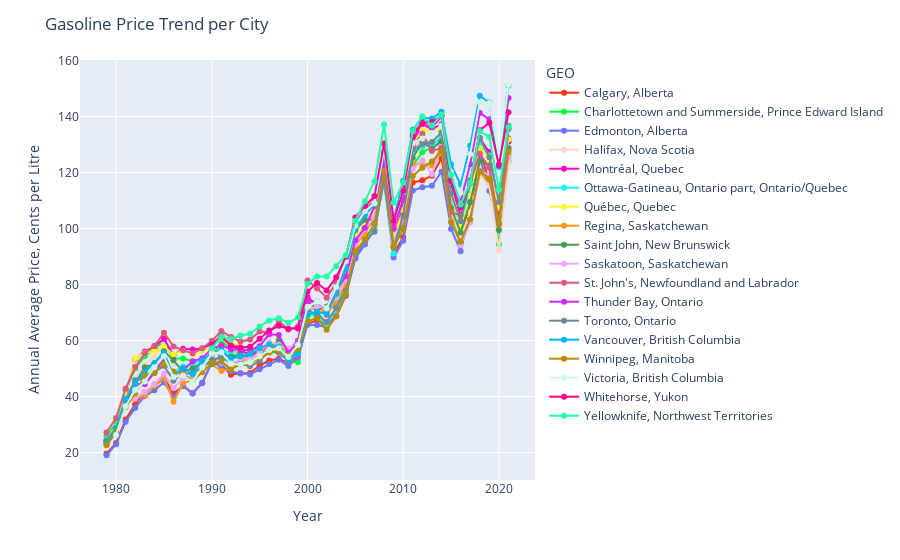

This figure's notebook cell:
### Code cell
fig = px.line(price_bycity
                   ,x='Year', y = "Value", 
                   color = "GEO", color_discrete_sequence=px.colors.qualitative.Light24)
fig.update_traces(mode='markers+lines')
fig.update_layout(
    title="Gasoline Price Trend per City",
    xaxis_title="Year",
    yaxis_title="Annual Average Price, Cents per Litre")
fig.show()

### Figure 1 — Plotly figure (JSON) as saved in the notebook; plotly's stock layout.template omitted (floating-point values rounded to 4 significant figures)
{"data": [{"hovertemplate": "GEO=Calgary, Alberta<br>Year=%{x}<br>Value=%{y}<extra></extra>", "legendgroup": "Calgary, Alberta", "line": {"color": "#FD3216", "dash": "solid"}, "marker": {"symbol": "circle"}, "mode": "markers+lines", "name": "Calgary, Alberta", "orientation": "v", "showlegend": true, "type": "scatter", "x": [1979, 1980, 1981, 1982, 1983, 1984, 1985, 1986, 1987, 1988, 1989, 1990, 1991, 1992, 1993, 1994, 1995, 1996, 1997, 1998, 1999, 2000, 2001, 2002, 2003, 2004, 2005, 2006, 2007, 2008, 2009, 2010, 2011, 2012, 2013, 2014, 2015, 2016, 2017, 2018, 2019, 2020, 2021], "xaxis": "x", "y": [19.61, 23.42, 31.85, 37.24, 41.66, 43.71, 46.71, 41.22, 43.78, 41.19, 44.98, 52.32, 51.24, 47.79, 48.3, 48.45, 51.08, 52.9, 53.54, 52.03, 54.92, 65.96, 67.26, 65.93, 68.66, 76.03, 90.08, 95.03, 101.4, 118.2, 90.86, 96.91, 116.4, 117.2, 118.8, 125.1, 104.8, 96.62, 108.9, 128.1, 116.3, 104.0, 132.1], "yaxis": "y"}, {"hovertemplate": "GEO=Charlottetown and Summerside, Prince Edward Island<br>Year=%{x}<br>Value=%{y}<extra></extra>", "legendgroup": "Charlottetown and Summerside, Prince Edward Island", "line": {"color": "#00FE35", "dash": "solid"}, "marker": {"symbol": "circle"}, "mode": "markers+lines", "name": "Charlottetown and Summerside, Prince Edward Island", "orientation": "v", "showlegend": true, "type": "scatter", "x": [1979, 1980, 1981, 1982, 1983, 1984, 1985, 1986, 1987, 1988, 1989, 1990, 1991, 1992, 1993, 1994, 1995, 1996, 1997, 1998, 1999, 2000, 2001, 2002, 2003, 2004, 2005, 2006, 2007, 2008, 2009, 2010, 2011, 2012, 2013, 2014, 2015, 2016, 2017, 2018, 2019, 2020, 2021], "xaxis": "x", "y": [25.82, 30.64, 42.28, 50.07, 54.38, 57.18, 59.76, 53.62, 53.65, 52.65, 52.71, 53.86, 59.8, 57.14, 54.43, 53.81, 57.43, 57.82, 59.24, 52.6, 52.27, 68.41, 70.33, 65.95, 71.68, 80.09, 95.4, 101.8, 103.4, 120.1, 93.7, 102.7, 122.5, 127.2, 128.9, 131.3, 105.1, 95.99, 105.3, 120.5, 115.8, 94.42, 123.8], "yaxis": "y"}, {"hovertemplate": "GEO=Edmonton, Alberta<br>Year=%{x}<br>Value=%{y}<extra></extra>", "legendgroup": "Edmonton, Alberta", "line": {"color": "#6A76FC", "dash": "solid"}, "marker": {"symbol": "circle"}, "mode": "markers+lines", "name": "Edmonton, Alberta", "orientation": "v", "showlegend": true, "type": "scatter", "x": [1979, 1980, 1981, 1982, 1983, 1984, 1985, 1986, 1987, 1988, 1989, 1990, 1991, 1992, 1993, 1994, 1995, 1996, 1997, 1998, 1999, 2000, 2001, 2002, 2003, 2004, 2005, 2006, 2007, 2008, 2009, 2010, 2011, 2012, 2013, 2014, 2015, 2016, 2017, 2018, 2019, 2020, 2021], "xaxis": "x", "y": [19.08, 23.02, 31.06, 35.97, 40.2, 42.24, 45.13, 39.88, 44.05, 41.13, 44.75, 52.28, 50.83, 49.07, 48.22, 47.91, 49.76, 51.61, 53.19, 50.93, 54, 65.68, 65.57, 64.76, 68.96, 76.19, 89.28, 94.33, 99.94, 116.9, 89.61, 95.64, 113.5, 114.7, 115.2, 120.3, 99.82, 91.91, 106.2, 125.2, 113.4, 99.21, 128.8], "yaxis": "y"}, {"hovertemplate": "GEO=Halifax, Nova Scotia<br>Year=%{x}<br>Value=%{y}<extra></extra>", "legendgroup": "Halifax, Nova Scotia", "line": {"color": "#FED4C4", "dash": "solid"}, "marker": {"symbol": "circle"}, "mode": "markers+lines", "name": "Halifax, Nova Scotia", "orientation": "v", "showlegend": true, "type": "scatter", "x": [1979, 1980, 1981, 1982, 1983, 1984, 1985, 1986, 1987, 1988, 1989, 1990, 1991, 1992, 1993, 1994, 1995, 1996, 1997, 1998, 1999, 2000, 2001, 2002, 2003, 2004, 2005, 2006, 2007, 2008, 2009, 2010, 2011, 2012, 2013, 2014, 2015, 2016, 2017, 2018, 2019, 2020, 2021], "xaxis": "x", "y": [24.52, 28.86, 37.8, 46.37, 51.28, 53.93, 58.49, 51.92, 50.25, 50.33, 50.92, 52.39, 57.08, 57.42, 52.71, 52.76, 54.3, 55.02, 60.06, 57.21, 59.5, 75.25, 72.94, 72.37, 78.06, 86.41, 98.72, 103.8, 106.1, 121.9, 95.81, 106.6, 127.2, 132.7, 129.7, 132.8, 106.0, 96.61, 106.0, 118.9, 115.2, 92.2, 123.5], "yaxis": "y"}, {"hovertemplate": "GEO=Montréal, Quebec<br>Year=%{x}<br>Value=%{y}<extra></extra>", "legendgroup": "Montréal, Quebec", "line": {"color": "#FE00CE", "dash": "solid"}, "marker": {"symbol": "circle"}, "mode": "markers+lines", "name": "Montréal, Quebec", "orientation": "v", "showlegend": true, "type": "scatter", "x": [1979, 1980, 1981, 1982, 1983, 1984, 1985, 1986, 1987, 1988, 1989, 1990, 1991, 1992, 1993, 1994, 1995, 1996, 1997, 1998, 1999, 2000, 2001, 2002, 2003, 2004, 2005, 2006, 2007, 2008, 2009, 2010, 2011, 2012, 2013, 2014, 2015, 2016, 2017, 2018, 2019, 2020, 2021], "xaxis": "x", "y": [23.86, 28.98, 40.2, 53.48, 56.13, 57.88, 60.68, 54.76, 57.08, 56.83, 57.17, 58.87, 61.48, 58.35, 56.36, 55.1, 55.83, 58.26, 59.23, 56.23, 59.97, 75.46, 72.77, 69.23, 74.95, 83.26, 95.89, 100.4, 103.8, 124.8, 97.25, 107.6, 130.9, 137.2, 135.5, 137.2, 115.9, 104.8, 115.3, 132.2, 127.3, 108.3, 131.0], "yaxis": "y"}, {"hovertemplate": "GEO=Ottawa-Gatineau, Ontario part, Ontario/Quebec<br>Year=%{x}<br>Value=%{y}<extra></extra>", "legendgroup": "Ottawa-Gatineau, Ontario part, Ontario/Quebec", "line": {"color": "#0DF9FF", "dash": "solid"}, "marker": {"symbol": "circle"}, "mode": "markers+lines", "name": "Ottawa-Gatineau, Ontario part, Ontario/Quebec", "orientation": "v", "showlegend": true, "type": "scatter", "x": [1979, 1980, 1981, 1982, 1983, 1984, 1985, 1986, 1987, 1988, 1989, 1990, 1991, 1992, 1993, 1994, 1995, 1996, 1997, 1998, 1999, 2000, 2001, 2002, 2003, 2004, 2005, 2006, 2007, 2008, 2009, 2010, 2011, 2012, 2013, 2014, 2015, 2016, 2017, 2018, 2019, 2020, 2021], "xaxis": "x", "y": [23.95, 28.83, 38.71, 46.05, 46.69, 49.93, 53.38, 48.84, 50.72, 51.6, 53.24, 54.94, 56.76, 55.37, 53.96, 52.76, 53.56, 55.77, 55.87, 52.7, 55.56, 69.79, 68.31, 65.96, 70.74, 77.93, 91.13, 95.47, 99.75, 117.5, 91.11, 103.6, 127.2, 129.2, 130.1, 132.4, 110.1, 100.8, 114.9, 130.3, 126.1, 109.6, 135.8], "yaxis": "y"}, {"hovertemplate": "GEO=Québec, Quebec<br>Year=%{x}<br>Value=%{y}<extra></extra>", "legendgroup": "Québec, Quebec", "line": {"color": "#F6F926", "dash": "solid"}, "marker": {"symbol": "circle"}, "mode": "markers+lines", "name": "Québec, Quebec", "orientation": "v", "showlegend": true, "type": "scatter", "x": [1979, 1980, 1981, 1982, 1983, 1984, 1985, 1986, 1987, 1988, 1989, 1990, 1991, 1992, 1993, 1994, 1995, 1996, 1997, 1998, 1999, 2000, 2001, 2002, 2003, 2004, 2005, 2006, 2007, 2008, 2009, 2010, 2011, 2012, 2013, 2014, 2015, 2016, 2017, 2018, 2019, 2020, 2021], "xaxis": "x", "y": [24.09, 29.27, 40.46, 53.73, 55.69, 56.2, 57.82, 55.01, 56.41, 55.23, 56.26, 57.75, 60.95, 59.43, 57.64, 56.33, 57.2, 59.12, 58.82, 55.7, 59.44, 71.89, 72.58, 69.54, 75.42, 83.78, 96.66, 101.1, 104.6, 124.5, 96.72, 106.6, 129, 135.2, 134.7, 135.0, 112.1, 100.2, 111.6, 128.6, 124.8, 107.9, 131.9], "yaxis": "y"}, {"hovertemplate": "GEO=Regina, Saskatchewan<br>Year=%{x}<br>Value=%{y}<extra></extra>", "legendgroup": "Regina, Saskatchewan", "line": {"color": "#FF9616", "dash": "solid"}, "marker": {"symbol": "circle"}, "mode": "markers+lines", "name": "Regina, Saskatchewan", "orientation": "v", "showlegend": true, "type": "scatter", "x": [1979, 1980, 1981, 1982, 1983, 1984, 1985, 1986, 1987, 1988, 1989, 1990, 1991, 1992, 1993, 1994, 1995, 1996, 1997, 1998, 1999, 2000, 2001, 2002, 2003, 2004, 2005, 2006, 2007, 2008, 2009, 2010, 2011, 2012, 2013, 2014, 2015, 2016, 2017, 2018, 2019, 2020, 2021], "xaxis": "x", "y": [23.47, 27.88, 38.04, 39.2, 40.47, 43.85, 46.72, 38.2, 44.78, 46.02, 49.5, 51.56, 49.13, 49.9, 52.6, 53.73, 54.95, 57.05, 58, 56.1, 59.16, 70.68, 71.83, 69.75, 73.8, 80.01, 93.92, 98.39, 103.9, 121.9, 94.91, 102.0, 123.0, 123.3, 122.5, 129.4, 103.2, 94.21, 103.1, 119.9, 117.2, 101.8, 126.4], "yaxis": "y"}, {"hovertemplate": "GEO=Saint John, New Brunswick<br>Year=%{x}<br>Value=%{y}<extra></extra>", "legendgroup": "Saint John, New Brunswick", "line": {"color": "#479B55", "dash": "solid"}, "marker": {"symbol": "circle"}, "mode": "markers+lines", "name": "Saint John, New Brunswick", "orientation": "v", "showlegend": true, "type": "scatter", "x": [1979, 1980, 1981, 1982, 1983, 1984, 1985, 1986, 1987, 1988, 1989, 1990, 1991, 1992, 1993, 1994, 1995, 1996, 1997, 1998, 1999, 2000, 2001, 2002, 2003, 2004, 2005, 2006, 2007, 2008, 2009, 2010, 2011, 2012, 2013, 2014, 2015, 2016, 2017, 2018, 2019, 2020, 2021], "xaxis": "x", "y": [24.38, 27.98, 37.46, 44.75, 50.5, 51.67, 56.15, 52.95, 48.83, 50.17, 52.18, 51.62, 54.97, 54.27, 54.97, 54.22, 55.78, 56, 60.02, 56.57, 59.02, 73.93, 71.33, 72.07, 78.73, 86.62, 99.44, 103.2, 103.1, 120.2, 93.66, 103.1, 125.2, 131.1, 128.5, 131.1, 107.3, 98.6, 109.4, 124.0, 122.6, 99.44, 128.3], "yaxis": "y"}, {"hovertemplate": "GEO=Saskatoon, Saskatchewan<br>Year=%{x}<br>Value=%{y}<extra></extra>", "legendgroup": "Saskatoon, Saskatchewan", "line": {"color": "#EEA6FB", "dash": "solid"}, "marker": {"symbol": "circle"}, "mode": "markers+lines", "name": "Saskatoon, Saskatchewan", "orientation": "v", "showlegend": true, "type": "scatter", "x": [1979, 1980, 1981, 1982, 1983, 1984, 1985, 1986, 1987, 1988, 1989, 1990, 1991, 1992, 1993, 1994, 1995, 1996, 1997, 1998, 1999, 2000, 2001, 2002, 2003, 2004, 2005, 2006, 2007, 2008, 2009, 2010, 2011, 2012, 2013, 2014, 2015, 2016, 2017, 2018, 2019, 2020, 2021], "xaxis": "x", "y": [23.92, 28.23, 37.62, 39.38, 41.65, 44.38, 48.22, 43.09, 46.51, 47.19, 51.95, 54.45, 52, 50.81, 53.68, 53.41, 55.8, 59.24, 58.52, 57.07, 59.07, 70.91, 72.25, 71.59, 75.28, 81.6, 94.41, 99.78, 104.1, 120.8, 95.95, 103.0, 121.2, 124.3, 119.4, 129.1, 103.1, 94.02, 102.1, 120.3, 119.2, 101.5, 125.4], "yaxis": "y"}, {"hovertemplate": "GEO=St. John's, Newfoundland and Labrador<br>Year=%{x}<br>Value=%{y}<extra></extra>", "legendgroup": "St. John's, Newfoundland and Labrador", "line": {"color": "#DC587D", "dash": "solid"}, "marker": {"symbol": "circle"}, "mode": "markers+lines", "name": "St. John's, Newfoundland and Labrador", "orientation": "v", "showlegend": true, "type": "scatter", "x": [1979, 1980, 1981, 1982, 1983, 1984, 1985, 1986, 1987, 1988, 1989, 1990, 1991, 1992, 1993, 1994, 1995, 1996, 1997, 1998, 1999, 2000, 2001, 2002, 2003, 2004, 2005, 2006, 2007, 2008, 2009, 2010, 2011, 2012, 2013, 2014, 2015, 2016, 2017, 2018, 2019, 2020, 2021], "xaxis": "x", "y": [27.22, 32.4, 42.82, 50.58, 55.48, 58.07, 62.84, 57.92, 56.52, 55.42, 57.28, 59.87, 63.39, 61.3, 59.64, 60.38, 63.28, 62.76, 66.9, 63.96, 65.03, 81.46, 78.62, 75.28, 80.7, 89.28, 101.8, 107.0, 110.0, 126.5, 99.98, 109.9, 129.7, 133.8, 127.7, 128.7, 105.8, 104.7, 116.4, 126.7, 121.7, 101.6, 135.5], "yaxis": "y"}, {"hovertemplate": "GEO=Thunder Bay, Ontario<br>Year=%{x}<br>Value=%{y}<extra></extra>", "legendgroup": "Thunder Bay, Ontario", "line": {"color": "#D626FF", "dash": "solid"}, "marker": {"symbol": "circle"}, "mode": "markers+lines", "name": "Thunder Bay, Ontario", "orientation": "v", "showlegend": true, "type": "scatter", "x": [1979, 1980, 1981, 1982, 1983, 1984, 1985, 1986, 1987, 1988, 1989, 1990, 1991, 1992, 1993, 1994, 1995, 1996, 1997, 1998, 1999, 2000, 2001, 2002, 2003, 2004, 2005, 2006, 2007, 2008, 2009, 2010, 2011, 2012, 2013, 2014, 2015, 2016, 2017, 2018, 2019, 2020, 2021], "xaxis": "x", "y": [24.15, 28.64, 38.63, 44.5, 44.43, 48.46, 53.67, 48.11, 49.35, 52.62, 53.72, 57.05, 58.29, 56.86, 56.75, 56.56, 57.99, 62.3, 61.97, 55.72, 59.23, 73.73, 73.95, 71.04, 77.6, 83, 95.81, 100.2, 108, 123.6, 99.95, 110.5, 134.1, 137.5, 136.0, 140.0, 117.1, 109.6, 122.9, 141.2, 138.9, 122.8, 146.5], "yaxis": "y"}, {"hovertemplate": "GEO=Toronto, Ontario<br>Year=%{x}<br>Value=%{y}<extra></extra>", "legendgroup": "Toronto, Ontario", "line": {"color": "#6E899C", "dash": "solid"}, "marker": {"symbol": "circle"}, "mode": "markers+lines", "name": "Toronto, Ontario", "orientation": "v", "showlegend": true, "type": "scatter", "x": [1979, 1980, 1981, 1982, 1983, 1984, 1985, 1986, 1987, 1988, 1989, 1990, 1991, 1992, 1993, 1994, 1995, 1996, 1997, 1998, 1999, 2000, 2001, 2002, 2003, 2004, 2005, 2006, 2007, 2008, 2009, 2010, 2011, 2012, 2013, 2014, 2015, 2016, 2017, 2018, 2019, 2020, 2021], "xaxis": "x", "y": [24.18, 29, 39.1, 45.76, 46.43, 48.64, 50.98, 45.7, 48.38, 48.08, 50.57, 53.16, 53.83, 52.12, 51.62, 50.87, 52.65, 56.24, 55.65, 52.74, 56.63, 70.96, 69.29, 66.64, 71.73, 77.83, 90.99, 95.35, 98.86, 117.5, 93.12, 104.6, 128.3, 130.1, 130.8, 134.3, 112.5, 102.7, 117.3, 132.3, 125.4, 109.5, 136.6], "yaxis": "y"}, {"hovertemplate": "GEO=Vancouver, British Columbia<br>Year=%{x}<br>Value=%{y}<extra></extra>", "legendgroup": "Vancouver, British Columbia", "line": {"color": "#00B5F7", "dash": "solid"}, "marker": {"symbol": "circle"}, "mode": "markers+lines", "name": "Vancouver, British Columbia", "orientation": "v", "showlegend": true, "type": "scatter", "x": [1979, 1980, 1981, 1982, 1983, 1984, 1985, 1986, 1987, 1988, 1989, 1990, 1991, 1992, 1993, 1994, 1995, 1996, 1997, 1998, 1999, 2000, 2001, 2002, 2003, 2004, 2005, 2006, 2007, 2008, 2009, 2010, 2011, 2012, 2013, 2014, 2015, 2016, 2017, 2018, 2019, 2020, 2021], "xaxis": "x", "y": [23.21, 28.42, 39.16, 44.66, 48.64, 51.98, 55.69, 47.32, 50.32, 48.11, 52.91, 55.7, 56.55, 53.49, 54.43, 55.29, 57.27, 58.63, 57.88, 53.35, 55.58, 69.32, 70.29, 69.57, 76.67, 85.76, 99.97, 104.9, 108.5, 127.1, 103.2, 117.0, 135.2, 139.6, 139.3, 141.7, 122.9, 115.6, 129.5, 147.4, 145.0, 121.9, 151.0], "yaxis": "y"}, {"hovertemplate": "GEO=Winnipeg, Manitoba<br>Year=%{x}<br>Value=%{y}<extra></extra>", "legendgroup": "Winnipeg, Manitoba", "line": {"color": "#B68E00", "dash": "solid"}, "marker": {"symbol": "circle"}, "mode": "markers+lines", "name": "Winnipeg, Manitoba", "orientation": "v", "showlegend": true, "type": "scatter", "x": [1979, 1980, 1981, 1982, 1983, 1984, 1985, 1986, 1987, 1988, 1989, 1990, 1991, 1992, 1993, 1994, 1995, 1996, 1997, 1998, 1999, 2000, 2001, 2002, 2003, 2004, 2005, 2006, 2007, 2008, 2009, 2010, 2011, 2012, 2013, 2014, 2015, 2016, 2017, 2018, 2019, 2020, 2021], "xaxis": "x", "y": [22.62, 27.22, 36.32, 41.12, 47.47, 48.47, 51.77, 48.99, 47.99, 45.61, 48.69, 51.96, 52.47, 49.72, 51.5, 52.01, 53.78, 55.87, 56.27, 54.78, 57.02, 66.92, 68.06, 63.87, 68.7, 76.64, 91.88, 96.13, 101.7, 120.7, 93.28, 99.77, 118.7, 121.7, 123.9, 127.5, 102.2, 95.25, 103.2, 120.4, 117.8, 101.8, 127.5], "yaxis": "y"}, {"hovertemplate": "GEO=Victoria, British Columbia<br>Year=%{x}<br>Value=%{y}<extra></extra>", "legendgroup": "Victoria, British Columbia", "line": {"color": "#C9FBE5", "dash": "solid"}, "marker": {"symbol": "circle"}, "mode": "markers+lines", "name": "Victoria, British Columbia", "orientation": "v", "showlegend": true, "type": "scatter", "x": [1980, 1981, 1982, 1983, 1984, 1985, 1986, 1987, 1988, 1989, 1990, 1991, 1992, 1993, 1994, 1995, 1996, 1997, 1998, 1999, 2000, 2001, 2002, 2003, 2004, 2005, 2006, 2007, 2008, 2009, 2010, 2011, 2012, 2013, 2014, 2015, 2016, 2017, 2018, 2019, 2020, 2021], "xaxis": "x", "y": [26.33, 36.54, 42.37, 45.37, 50.48, 54.38, 46.97, 47.52, 45.28, 50.39, 55.54, 55.84, 51.79, 51.45, 52.24, 54.37, 56.67, 57.25, 54.11, 58.4, 72.07, 73.94, 71.49, 79.09, 88.28, 101.1, 106.2, 109.0, 128.4, 102.9, 113.2, 130.5, 132.1, 134.0, 136.8, 120.1, 112.8, 126.6, 145.1, 144.8, 125.6, 151.3], "yaxis": "y"}, {"hovertemplate": "GEO=Whitehorse, Yukon<br>Year=%{x}<br>Value=%{y}<extra></extra>", "legendgroup": "Whitehorse, Yukon", "line": {"color": "#FF0092", "dash": "solid"}, "marker": {"symbol": "circle"}, "mode": "markers+lines", "name": "Whitehorse, Yukon", "orientation": "v", "showlegend": true, "type": "scatter", "x": [1990, 1991, 1992, 1993, 1994, 1995, 1996, 1997, 1998, 1999, 2000, 2001, 2002, 2003, 2004, 2005, 2006, 2007, 2008, 2009, 2010, 2011, 2012, 2013, 2014, 2015, 2016, 2017, 2018, 2019, 2020, 2021], "xaxis": "x", "y": [58.42, 61.48, 58.29, 57.5, 57.81, 60.66, 63.6, 65.26, 64.23, 64.33, 77.48, 80.54, 77.9, 82.58, 89.93, 103.9, 108.0, 111.6, 130.4, 102.8, 113.4, 133.0, 137.7, 138.0, 140.3, 117.0, 107.5, 116.2, 135.0, 137.7, 122.6, 141.5], "yaxis": "y"}, {"hovertemplate": "GEO=Yellowknife, Northwest Territories<br>Year=%{x}<br>Value=%{y}<extra></extra>", "legendgroup": "Yellowknife, Northwest Territories", "line": {"color": "#22FFA7", "dash": "solid"}, "marker": {"symbol": "circle"}, "mode": "markers+lines", "name": "Yellowknife, Northwest Territories", "orientation": "v", "showlegend": true, "type": "scatter", "x": [1990, 1991, 1992, 1993, 1994, 1995, 1996, 1997, 1998, 1999, 2000, 2001, 2002, 2003, 2004, 2005, 2006, 2007, 2008, 2009, 2010, 2011, 2012, 2013, 2014, 2015, 2016, 2017, 2018, 2019, 2020, 2021], "xaxis": "x", "y": [57.3, 61.37, 60.49, 61.83, 62.41, 65.06, 67.15, 68, 66.34, 68.24, 80.27, 82.91, 82.9, 86.57, 90.45, 102.8, 109.8, 116.8, 137.1, 109.2, 116.4, 134.7, 140.1, 136.8, 140.6, 119.1, 108.5, 116.3, 134.8, 132.6, 113.8, 136.1], "yaxis": "y"}], "layout": {"legend": {"title": {"text": "GEO"}, "tracegroupgap": 0}, "margin": {"t": 60}, "title": {"text": "Gasoline Price Trend per City"}, "xaxis": {"anchor": "y", "domain": [0, 1], "title": {"text": "Year"}}, "yaxis": {"anchor": "x", "domain": [0, 1], "title": {"text": "Annual Average Price, Cents per Litre"}}}}
